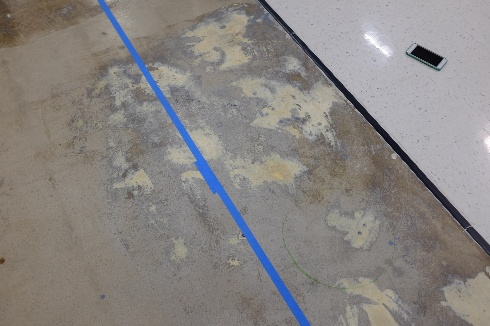
#> input picture FIND_PHONE/data/1.jpg, 490 x 326 px
$ jupyter execute visualization.ipynb   (shell and % lines are left out)
#> lines starting #> are read from the running program, lines starting #| are printed output that depends on the picture; after the words box and inside, x2 and y2 are one past the last pixel; in counts of white or black regions, pixels touching at a corner belong together; long printed decimals are rounded
# Find Phone Visualization

### Main Resource: https://www.pyimagesearch.com/2016/02/01/opencv-center-of-contour/

[cell 1]
#import necessary libraries
%pylab inline
import matplotlib.pyplot as plt
import numpy as np
import cv2
import imutils

[cell 2]
#load image and convert to grayscale
image = cv2.imread('data/1.jpg')
#> image is the input picture: shape (326, 490, 3); mean B, G, R 130, 132.5, 136.4
gray = cv2.cvtColor(image, cv2.COLOR_BGR2GRAY)
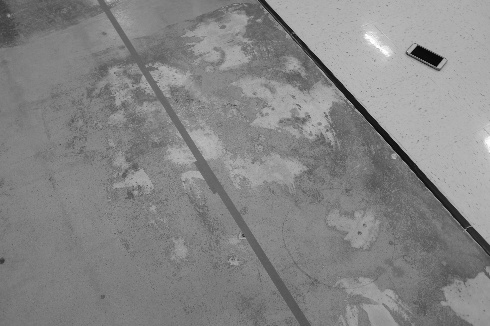
#> gray: shape (326, 490); min 6, max 255, mean 133.4
plt.imshow(gray, cmap = "gray")
plt.show()

[cell 3]
#convert image to binary and invert (for contours)
blurred = cv2.GaussianBlur(gray, (5, 5), 0)
thresh = cv2.threshold(blurred, 60, 255, cv2.THRESH_BINARY)[1]
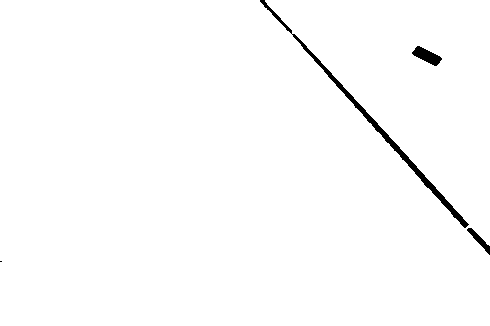
#> thresh: shape (326, 490); 98.8% white; 4 black regions (1 under 20 px), largest, box (x1, y1, x2, y2) and area: (260, 0, 469, 228) 1424, (412, 46, 442, 66) 299, (467, 228, 490, 255) 170
thresh = cv2.bitwise_not(thresh)
#> thresh: shape (326, 490); 1.2% white; 4 white regions (1 under 20 px)
plt.imshow(thresh, cmap = "gray")
plt.show()

[cell 4]
#calculate contours
cnts = cv2.findContours(thresh.copy(), cv2.RETR_EXTERNAL, cv2.CHAIN_APPROX_SIMPLE)
#> cnts = 4 contours, 1 with area under 20; largest, box (x1, y1, x2, y2) and area: (260, 0, 469, 228) 1187, (412, 46, 442, 66) 267, (467, 228, 490, 255) 141
cnts = imutils.grab_contours(cnts)

[cell 5]
#contour "algorithm" to detect phone
N = len(cnts)
#> N = 4
cnts_values = np.ones(N)*np.maximum(image.shape[0],image.shape[1])
#> cnts_values = [490, 490, 490, 490]
for i in range(N):
    param = cv2.arcLength(cnts[i],True)/4
    area = sqrt(cv2.contourArea(cnts[i]))
    if (param>10) and (area>10):
        cnts_values[i] = np.absolute(param-area)/np.minimum(param,area)
#> this loop made 4 passes
#> (param, area) on pass 4: (159.2, 34.45)
#> after the loop, cnts_values = [490, 0.528, 0.164, 3.62]
phone = np.argmin(cnts_values)
#> phone = 2

[cell 6]
#calculate center
M = cv2.moments(cnts[phone])
#> M = moments, m00 267, centre m10/m00, m01/m00 = (426.5, 55.52)
cX = int(M["m10"] / M["m00"])
#> cX = 426
cY = int(M["m01"] / M["m00"])
#> cY = 55
print("Center: " + str(cX/image.shape[1]) + " , " + str(cY/image.shape[0]))
#| Center: 0.8694 , 0.1687

[cell 7]
#draw contour and center on image
cv2.drawContours(image, [cnts[phone]], -1, (0, 255, 0), 2)
cv2.circle(image, (cX, cY), 7, (255, 255, 255), -1)
cv2.putText(image, "center", (cX - 20, cY - 20), cv2.FONT_HERSHEY_SIMPLEX, 0.5, (255, 255, 255), 2)
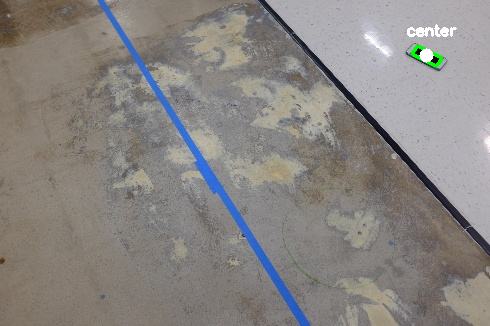
#> image: shape (326, 490, 3); mean B, G, R 130.3, 133.2, 136.7
#show and save image
cv2.imwrite('detect.jpg',image)
cv2.imshow("Image", image)
cv2.waitKey(0)

[cell 8]
#code to iterate over all images and save detection images
from pathlib import Path
import os

directory = './detect'
if not os.path.exists(directory):
    os.makedirs(directory)

pathlist = Path('data').glob('**/*.jpg')
for path in pathlist:
    print('detect' + str(path)[len('data'):])

$ run again, with FIND_PHONE/data/10.jpg copied over FIND_PHONE/data/1.jpg
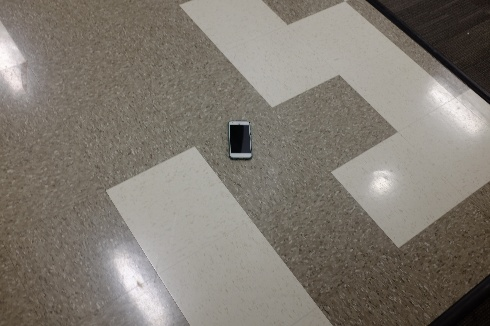
#> input picture FIND_PHONE/data/10.jpg, 490 x 326 px
#> image is the input picture: shape (326, 490, 3); mean B, G, R 113.4, 122.2, 128.4
#> `thresh = cv2.threshold(blurred, 60, 255, cv2.THRESH_BINARY)[1]`:
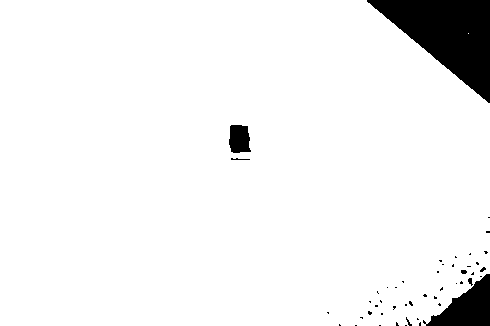
#> thresh: shape (326, 490); 94.3% white; 48 black regions (42 under 20 px), largest, box (x1, y1, x2, y2) and area: (367, 0, 490, 103) 6484, (423, 274, 490, 326) 1806, (229, 125, 251, 153) 517, (468, 278, 473, 286) 24, (231, 158, 250, 160) 23, (461, 270, 467, 274) 21
#> cnts = 48 contours, 45 with area under 20; largest, box (x1, y1, x2, y2) and area: (367, 0, 490, 103) 6310, (423, 274, 490, 326) 1706, (229, 125, 251, 153) 473
#> N = 48
#> the loop `for i in range(N):` made 48 passes
#> (param, area) on passes 31, 47, 48: (54.26, 41.3), (22.74, 21.75), (97.21, 79.44)
#> after the loop `for i in range(N):`: cnts_values = 48 values, max 490 at index 0, min 0.0457 at index 46, mean 459.4
#> phone = 46
#> M = moments, m00 473, centre m10/m00, m01/m00 = (238.9, 138.6)
#> cX = 238
#> cY = 138
#| Center: 0.4857 , 0.4233
#> `cv2.putText(image, "center", (cX - 20, cY - 20), cv2.FONT_HERSHEY_SIMP..`:
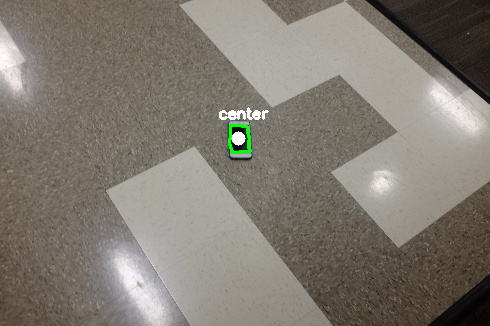
#> image: shape (326, 490, 3); mean B, G, R 113.8, 123, 128.8

$ run again, with FIND_PHONE/data/100.jpg copied over FIND_PHONE/data/1.jpg
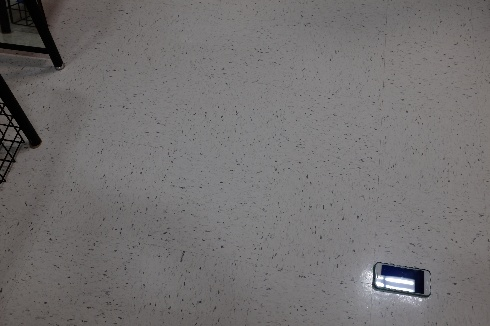
#> input picture FIND_PHONE/data/100.jpg, 490 x 326 px
#> image is the input picture: shape (326, 490, 3); mean B, G, R 112.3, 112.1, 114.6
#> `thresh = cv2.threshold(blurred, 60, 255, cv2.THRESH_BINARY)[1]`:
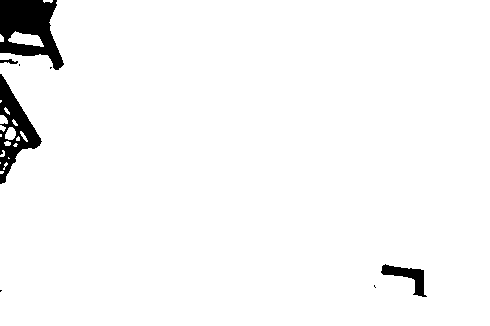
#> thresh: shape (326, 490); 96.8% white; 8 black regions (4 under 20 px), largest, box (x1, y1, x2, y2) and area: (0, 0, 64, 70) 2716, (0, 74, 42, 184) 1780, (381, 264, 427, 297) 556, (0, 59, 18, 64) 52
#> cnts = 8 contours, 4 with area under 20; largest, box (x1, y1, x2, y2) and area: (0, 0, 64, 70) 2928, (0, 74, 42, 184) 1907, (381, 264, 427, 297) 488, (0, 59, 18, 64) 32
#> N = 8
#> the loop `for i in range(N):` made 8 passes
#> (param, area) on passes 3, 4, 8: (36.34, 22.08), (79.86, 43.67), (67.8, 54.11)
#> after the loop `for i in range(N):`: cnts_values = [490, 490, 0.646, 0.829, 490, 490, 490, 0.253]
#> phone = 7
#> M = moments, m00 2928, centre m10/m00, m01/m00 = (28.15, 28.86)
#> cX = 28
#| Center: 0.05714 , 0.08589
#> `cv2.putText(image, "center", (cX - 20, cY - 20), cv2.FONT_HERSHEY_SIMP..`:
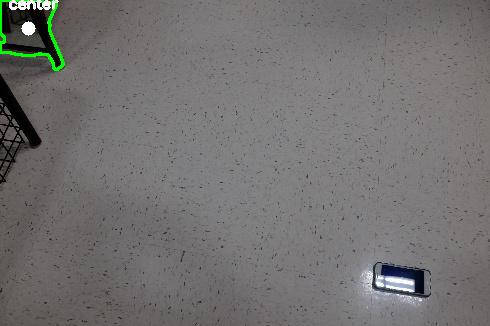
#> image: shape (326, 490, 3); mean B, G, R 112.8, 113.7, 115
